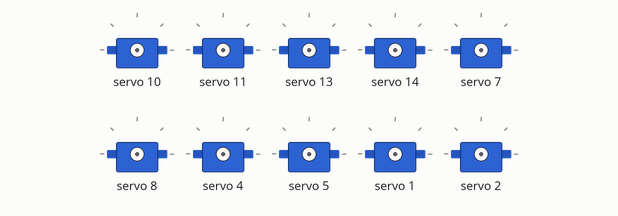
Recording of a sketch running on a simulated Arduino Uno, built with avr-gcc and run on an emulated ATmega328P. Shown: 10 × servo.

Above: at 0.1 s.
At 1.67 s:
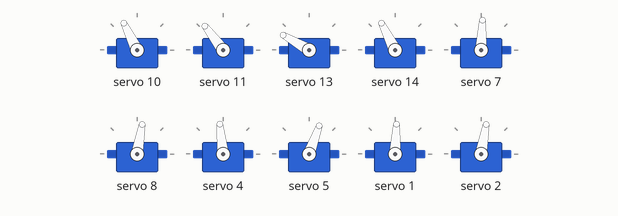
At 5.01 s:
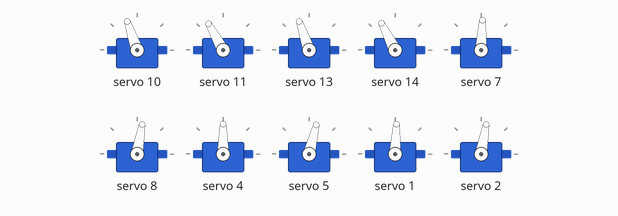
At 10.18 s:
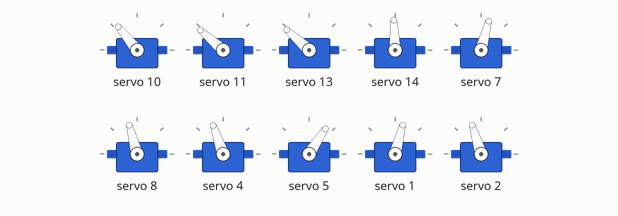
At 14.75 s:
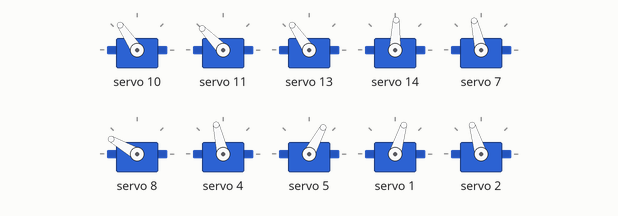
At 20.52 s:
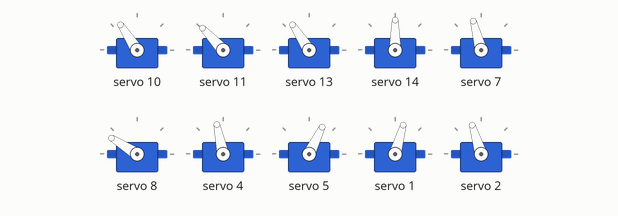
Timing chart, 0 to 20.5 s (numbered marks = the images above):
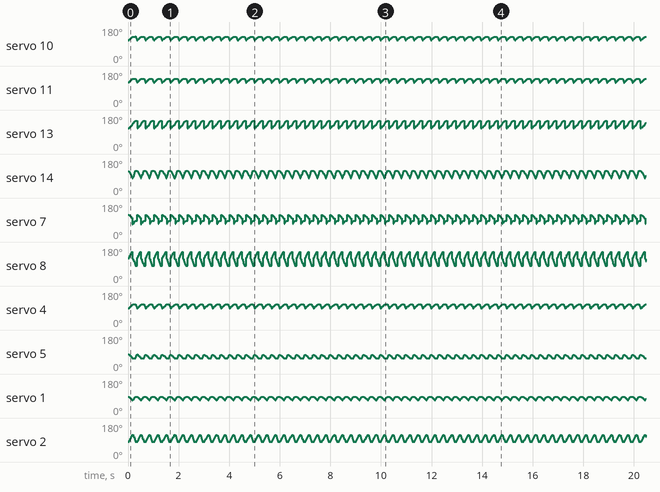

The sketch:

25MOVELEFT.ino
```cpp
#include <Wire.h>
#include <Adafruit_PWMServoDriver.h>

Adafruit_PWMServoDriver pwm = Adafruit_PWMServoDriver();

#define Leg1_Mot1 0
#define Leg1_Mot2 1
#define Leg1_Mot3 2
#define Leg2_Mot1 3
#define Leg2_Mot2 4
#define Leg2_Mot3 5
#define Leg3_Mot1 6
#define Leg3_Mot2 7
#define Leg3_Mot3 8
#define Leg4_Mot1 9
#define Leg4_Mot2 10
#define Leg4_Mot3 11
#define Leg5_Mot1 12
#define Leg5_Mot2 13
#define Leg5_Mot3 14
#define Leg6_Mot1 15
//#define Leg6_Mot2 16
//#define Leg6_Mot3 17

int home_Leg1_Mot1 = 90;
int home_Leg1_Mot2 = 80;
int home_Leg1_Mot3 = 70;

int home_Leg2_Mot1 = 90;
int home_Leg2_Mot2 = 80;
int home_Leg2_Mot3 = 70;

int home_Leg3_Mot1 = 90;
int home_Leg3_Mot2 = 80;
int home_Leg3_Mot3 = 70;

int home_Leg4_Mot1 = 90;
int home_Leg4_Mot2 = 100;
int home_Leg4_Mot3 = 110;

int home_Leg5_Mot1 = 90;
int home_Leg5_Mot2 = 100;
int home_Leg5_Mot3 = 110;

int home_Leg6_Mot1 = 90;
//int home_Leg6_Mot2 = 100;
//int home_Leg6_Mot3 = 110;

#define HIP_MIN 150
#define HIP_MAX 617

int A = 0, B = 0, C = 0, D = 0, E = 0, F = 0, G = 0, H = 0;
bool Impair_start = false;

void setup() {
  pwm.begin();
  pwm.setPWMFreq(60);
  delay(10);
}

void setServoPosition(uint8_t servoNum, uint16_t position) {
  pwm.setPWM(servoNum, 0, position);
}

void setAllServoPositions(int pulse1, int pulse2, int pulse3, int pulse4, int pulse5, int pulse6, int pulse7, int pulse8, int pulse9, int pulse10, int pulse11, int pulse12, int pulse13, int pulse14, int pulse15, int pulse16) {
  setServoPosition(Leg1_Mot1, pulse1);
  setServoPosition(Leg1_Mot2, pulse2);
  setServoPosition(Leg1_Mot3, pulse3);

  setServoPosition(Leg2_Mot1, pulse4);
  setServoPosition(Leg2_Mot2, pulse5);
  setServoPosition(Leg2_Mot3, pulse6);

  setServoPosition(Leg3_Mot1, pulse7);
  setServoPosition(Leg3_Mot2, pulse8);
  setServoPosition(Leg3_Mot3, pulse9);

  setServoPosition(Leg4_Mot1, pulse10);
  setServoPosition(Leg4_Mot2, pulse11);
  setServoPosition(Leg4_Mot3, pulse12);

  setServoPosition(Leg5_Mot1, pulse13);
  setServoPosition(Leg5_Mot2, pulse14);
  setServoPosition(Leg5_Mot3, pulse15);

  setServoPosition(Leg6_Mot1, pulse16);
  //setServoPosition(Leg6_Mot2, pulse17);
  //setServoPosition(Leg6_Mot3, pulse18);
}

void initializeHexapod() {
  // Set initial positions for each servo in each leg
  setAllServoPositions(
    map(90, 0, 180, HIP_MIN, HIP_MAX), map(80, 0, 180, HIP_MIN, HIP_MAX), map(70, 0, 180, HIP_MIN, HIP_MAX),  // Leg1
    map(90, 0, 180, HIP_MIN, HIP_MAX), map(80, 0, 180, HIP_MIN, HIP_MAX), map(70, 0, 180, HIP_MIN, HIP_MAX),  // Leg2
    map(90, 0, 180, HIP_MIN, HIP_MAX), map(80, 0, 180, HIP_MIN, HIP_MAX), map(70, 0, 180, HIP_MIN, HIP_MAX),  // Leg3
    map(90, 0, 180, HIP_MIN, HIP_MAX), map(100, 0, 180, HIP_MIN, HIP_MAX), map(110, 0, 180, HIP_MIN, HIP_MAX),  // Leg4
    map(90, 0, 180, HIP_MIN, HIP_MAX), map(100, 0, 180, HIP_MIN, HIP_MAX), map(110, 0, 180, HIP_MIN, HIP_MAX),  // Leg5
    map(90, 0, 180, HIP_MIN, HIP_MAX)  // Leg6
  );

}
  void move_left() {
  // Impair Motor 2 -20 Motor 3 +20
  if (A <= 20) {
    setServoPosition(Leg4_Mot2, map(home_Leg4_Mot2 + A, 0, 180, HIP_MIN, HIP_MAX));
    setServoPosition(Leg4_Mot3, map(home_Leg4_Mot3 + A, 0, 180, HIP_MIN, HIP_MAX));

    setServoPosition(Leg5_Mot2, map(home_Leg5_Mot2 + A, 0, 180, HIP_MIN, HIP_MAX));
    setServoPosition(Leg5_Mot3, map(home_Leg5_Mot3 - A * 2, 0, 180, HIP_MIN, HIP_MAX));

   // setServoPosition(Leg6_Mot2, map(home_Leg6_Mot2 + A, 0, 180, HIP_MIN, HIP_MAX));
    //setServoPosition(Leg6_Mot3, map(home_Leg6_Mot3 + A, 0, 180, HIP_MIN, HIP_MAX));

    setServoPosition(Leg3_Mot2, map(home_Leg4_Mot3 - A, 0, 180, HIP_MIN, HIP_MAX));
    setServoPosition(Leg3_Mot3, map(home_Leg4_Mot3 + A * 2, 0, 180, HIP_MIN, HIP_MAX));

    setServoPosition(Leg2_Mot2, map(home_Leg2_Mot2 + A, 0, 180, HIP_MIN, HIP_MAX));
    setServoPosition(Leg2_Mot3, map(home_Leg2_Mot3 - A, 0, 180, HIP_MIN, HIP_MAX));

    setServoPosition(Leg1_Mot2, map(home_Leg1_Mot2 - A, 0, 180, HIP_MIN, HIP_MAX));
    setServoPosition(Leg1_Mot3, map(home_Leg1_Mot3 + A * 2, 0, 180, HIP_MIN, HIP_MAX));

    A++;
  }

  if (A >= 20 && B <= 20) {
    setServoPosition(Leg5_Mot2, map(home_Leg5_Mot2 + A + B, 0, 180, HIP_MIN, HIP_MAX));
    setServoPosition(Leg5_Mot3, map(home_Leg5_Mot3 - A * 2 + B * 2, 0, 180, HIP_MIN, HIP_MAX));

    setServoPosition(Leg3_Mot2, map(home_Leg3_Mot2 - A + B, 0, 180, HIP_MIN, HIP_MAX));
    setServoPosition(Leg3_Mot3, map(home_Leg3_Mot3 + A * 2 - B * 2, 0, 180, HIP_MIN, HIP_MAX));

    setServoPosition(Leg1_Mot2, map(home_Leg1_Mot2 - A + B, 0, 180, HIP_MIN, HIP_MAX));
    setServoPosition(Leg1_Mot3, map(home_Leg1_Mot3 + A * 2 - B * 2, 0, 180, HIP_MIN, HIP_MAX));

    B++;
  }

  if (B >= 20 && C <= 20) {
    //setServoPosition(Leg6_Mot2, map(home_Leg6_Mot2 + A - C, 0, 180, HIP_MIN, HIP_MAX));
    //setServoPosition(Leg6_Mot3, map(home_Leg6_Mot3 + A - A, 0, 180, HIP_MIN, HIP_MAX));

    setServoPosition(Leg4_Mot2, map(home_Leg4_Mot2 + A - C, 0, 180, HIP_MIN, HIP_MAX));
    setServoPosition(Leg4_Mot3, map(home_Leg4_Mot3 + A - C, 0, 180, HIP_MIN, HIP_MAX));

    setServoPosition(Leg2_Mot2, map(home_Leg2_Mot2 + A - C, 0, 180, HIP_MIN, HIP_MAX));
    setServoPosition(Leg2_Mot3, map(home_Leg2_Mot3 - A + C, 0, 180, HIP_MIN, HIP_MAX));

    C++;
  }
  if (C >= 20) {
    A = 0;
    B = 0;
    C = 0;
  }
}


void loop() {
//  initializeHexapod(); // Initialize hexapod
// delay(500); // 2 seconds delay
// while (true) {
   move_left() ; // Continuous forward movement
//delay(500); // Adjust delay as needed
//}
}
```

Measured:
- by itself, servo 13: ramps from 109° to 150° and jumps back, once every 0.33 s
